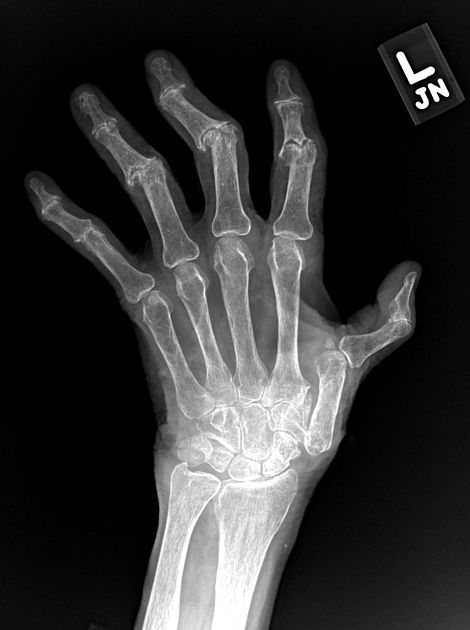
#> input picture hand.jpg, 470 x 630 px
$ python canny_edge_detection.py
#> lines starting #> are read from the running program, lines starting #| are printed output that depends on the picture; after the words box and inside, x2 and y2 are one past the last pixel; in counts of white or black regions, pixels touching at a corner belong together
import cv2
import numpy as np
import  numpy as ny
"""افضل نوع من انواع ال edges detection"""
img=cv2.imread("hand.jpg",0)
#> img is the input picture: shape (630, 470); min 0, max 255, mean 51.1
canny=cv2.Canny(img,100,200)
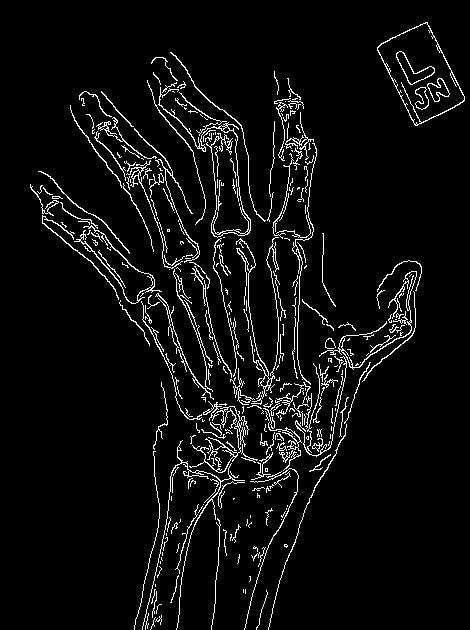
#> canny: shape (630, 470); 5.2% white in thin lines or dots, all inside (x1, y1, x2, y2) = (30, 22, 465, 630)
canny=np.uint8(np.absolute(canny))
cv2.imshow("canny",canny)
cv2.imshow("img",img)
cv2.imwrite("D:\projects\python_pycharm\Laplacian\output_of_canny.jpg",canny)
cv2.waitKey(0)
cv2.destroyWindow()
